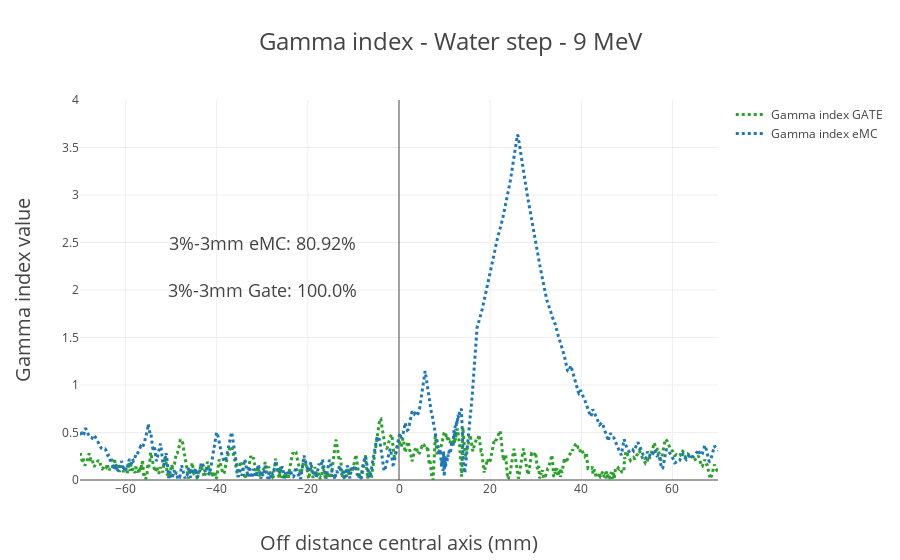

The cell this chart's notebook holds for it:
### Code cell
data2= [trace4, trace5]
fig2= go.Figure(data=data2, layout=layout2)
py.iplot(fig2, filename=name+'_gamma', image='png')

### Figure 1 — Plotly figure (JSON) as saved in the notebook; plotly's stock layout.template omitted (floating-point values rounded to 4 significant figures; data arrays with more than 128 entries replaced by an {"elided": "..."} marker saying what was removed)
{"data": [{"line": {"color": "rgba(44, 160, 44, 100)", "dash": "dot", "width": 3}, "mode": "lines", "name": "Gamma index GATE", "type": "scatter", "x": {"elided": "2000 float values"}, "y": {"elided": "2000 float values"}}, {"line": {"color": "rgba(31, 119, 180, 100)", "dash": "dot", "width": 3}, "mode": "lines", "name": "Gamma index eMC", "type": "scatter", "x": {"elided": "2000 float values"}, "y": {"elided": "2000 float values"}}], "layout": {"annotations": [{"font": {"size": 18}, "showarrow": false, "text": "3%-3mm Gate: 100.0%", "x": -30, "xref": "gateX2", "y": 2, "yref": "gammaIndex"}, {"font": {"size": 18}, "showarrow": false, "text": "3%-3mm eMC: 80.92%", "x": -30, "xref": "gateX2", "y": 2.5, "yref": "gammaIndex"}], "title": "Gamma index - Water step - 9 MeV", "titlefont": {"size": 24}, "xaxis": {"range": [-70, 70], "title": "Off distance central axis (mm)", "titlefont": {"size": 20}}, "yaxis": {"range": [0, 4], "title": "Gamma index value", "titlefont": {"size": 20}}}}
